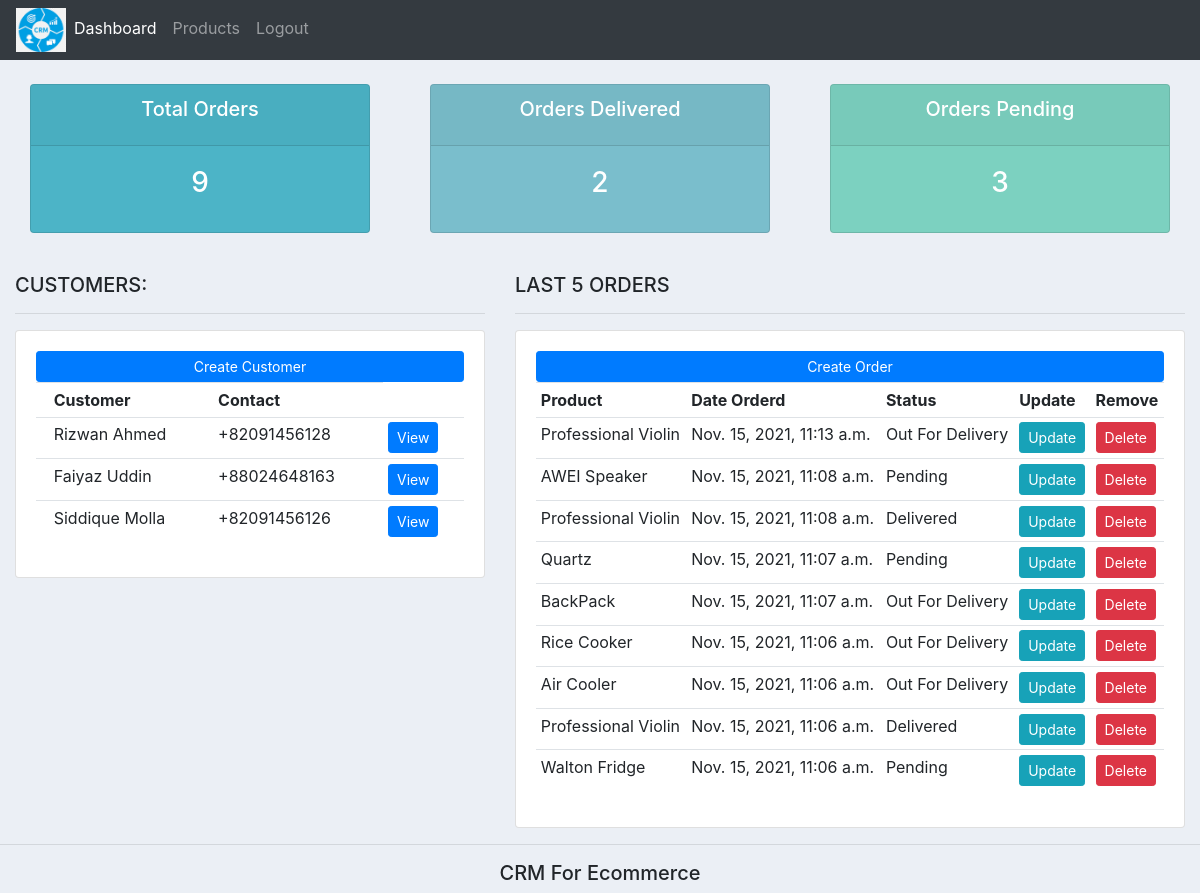
Before: / (signed in) with the older database file.
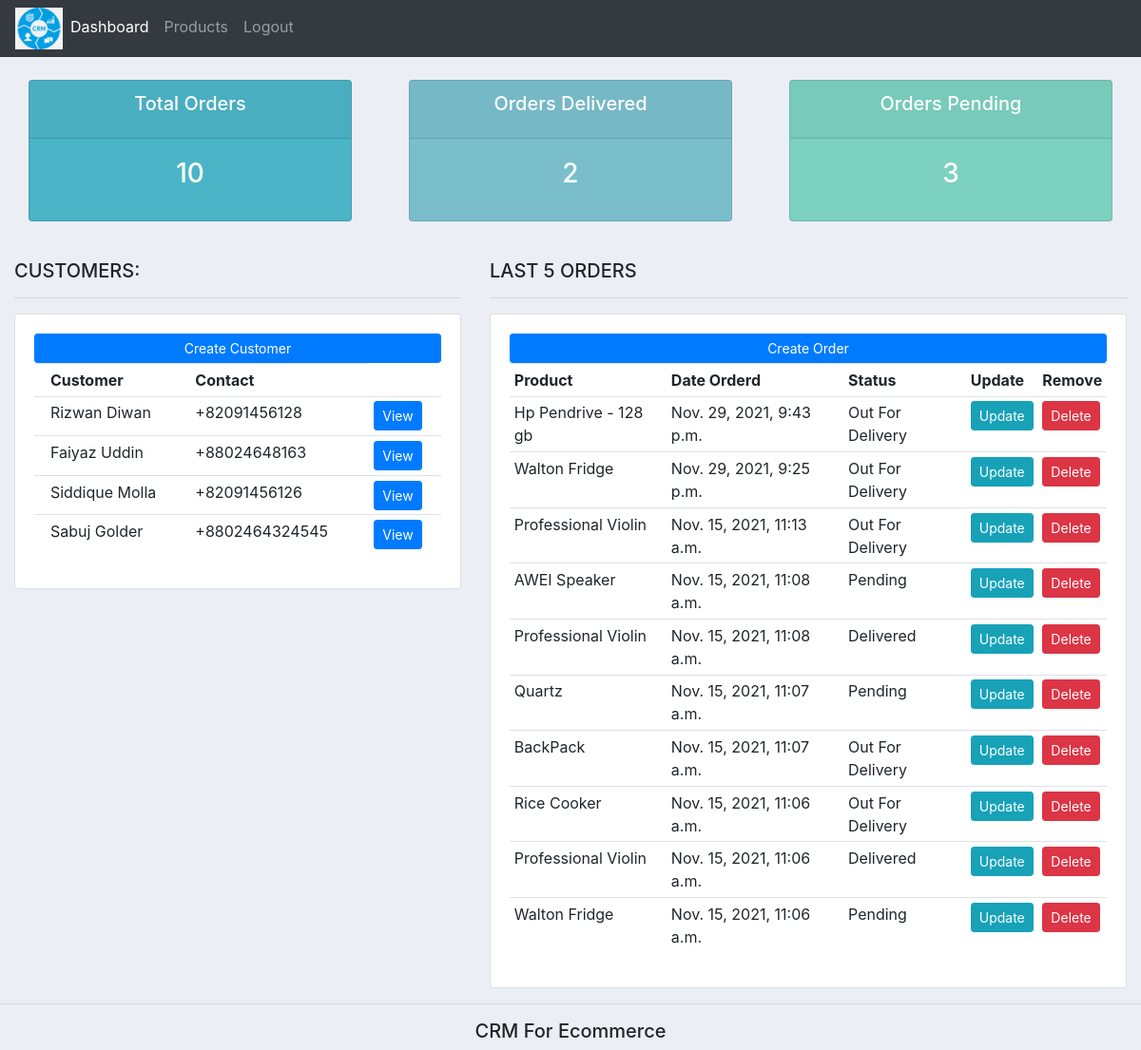
After: the same page with the newer database file.
### accounts/models.py (models this page shows, shortened)
class Customer(models.Model):
    name = models.CharField(max_length=128,null=True)
    phone = models.CharField(max_length = 200,null = True)
    image = models.ImageField(upload_to='profile_pics',null=True,default='default.jpg')
    email = models.EmailField(max_length=200,null=True)
    date_created = models.DateTimeField(null=True,auto_now_add=True)

class Order(models.Model):
    STATUS = (
            ('Pending','Pending'),
            ('Out For Delivery','Out For Delivery'),
            ('Delivered','Delivered')
    )
    customer = models.ForeignKey(Customer,null=True,on_delete=models.CASCADE)
    product = models.ForeignKey(Product,null=True,on_delete=models.CASCADE)
    date_created = models.DateTimeField(auto_now_add=True,null=True)
    status = models.CharField(max_length=200,null=True,choices=STATUS)
    class Meta:
        ordering = ['-date_created',]

class Product(models.Model):
    CATEGORY = (('Indoor','Indoor'),
                ('Out Door', 'OutDoor'))
    name = models.CharField(max_length=200,null=True)
    price = models.FloatField(max_length=200,null=True)
    image = models.ImageField(upload_to='product_image',null=True)
    category = models.CharField(max_length=200,null=True,choices=CATEGORY)
    description = models.CharField(max_length=200,null=True)
    date_created = models.DateTimeField(auto_now_add=True,null=True)
    tags = models.ManyToManyField(Tag)

### accounts/views.py (the view)
# urls.py: 2. Add a URL to urlpatterns:  path('', views.home, name='home')
@login_required
def home(request):
	all_orders = Order.objects.all()
	all_customers = Customer.objects.all()
	total = all_orders.count()
	delivered = Order.objects.filter(status = 'Delivered').count()
	pending =all_orders.filter(status = 'Pending').count()
	dict = {'total':total,'delivered':delivered,'orders':all_orders,
			'pending':pending,'customers':all_customers}
	return render(request,'accounts/dashboard.html',context=dict)

### templates/accounts/dashboard.html
{%  extends 'accounts/main.html' %}
{% block content %}
{%  include 'accounts/status.html' %}
<br>
<div class="row">
	<div class="col-md-5">
		<h5>CUSTOMERS:</h5>
		<hr>
		<div class="card card-body">
			<a class="btn btn-primary  btn-sm btn-block" href="{% url 'create_customer' %}">Create Customer</a>
			<table class="table table-sm">
					<tr>
						<th></th>
						<th>Customer</th>
						<th>Contact</th>
					</tr>
				{% for customer in customers %}
					<tr>
						<td></td>
						<td>{{customer.name}}</td>
						<td>{{customer.phone}}</td>
						<td><a href="{% url 'customers' customer.id %}" class="btn btn-primary btn-sm">View</a></td>
					</tr>
				{% endfor %}
			</table>
		</div>
	</div>
	<div class="col-md-7">
		<h5>LAST 5 ORDERS</h5>
		<hr>
		<div class="card card-body">
			<a class="btn btn-primary  btn-sm btn-block" href="{% url 'create_order' %}">Create Order</a>
			<table class="table table-sm">
				<tr>
					<th>Product</th>
					<th>Date Orderd</th>
					<th>Status</th>
					<th>Update</th>
					<th>Remove</th>
				</tr>
				{% for order in orders %}
					<tr>
						<td>{{order.product.name}}</td>
						<td>{{order.date_created}}</td>
						<td>{{order.status}}</td>
						<td><a class="btn btn-info btn-sm" href="{% url 'update_order' order.id %}">Update</a></td>
						<td><a class="btn btn-danger btn-sm" href="{% url 'delete_order' order.id %}">Delete</a></td>
					</tr>
				{% endfor %}
			</table>
		</div>
	</div>
</div>
{% endblock %}

### templates/accounts/main.html (shortened to what this page needs)
{% load static %}
<!DOCTYPE html>
<html>
<head>
	<link rel="stylesheet" href="https://stackpath.bootstrapcdn.com/bootstrap/4.3.1/css/bootstrap.min.css">
	<link rel="stylesheet" href="{% static 'css/main.css' %}">
</head>
<body>
	{%  include 'accounts/navbar.html' %}
	<div class="container-fluid">
			{% block content %}
			{% endblock %}
  </div>
	<hr>
	<h5 class="text-center">CRM For Ecommerce</h5>
</body>
</html>

### templates/accounts/navbar.html (shortened to what this page needs)
{% load static %}
<nav class="navbar navbar-expand-lg navbar-dark bg-dark">
  <div class="collapse navbar-collapse" id="navbarNav">
    <ul class="navbar-nav">
      <li class="nav-item active">
        <a href="#"><img src="{% static 'crm.png' %}" width="50px"></a>
      </li>
      <li class="nav-item active">
        <a class="nav-link" href="{% url 'home' %}">Dashboard</a>
      </li>
      <li class="nav-item">
        <a class="nav-link" href="{% url 'products' %}">Products</a>
      </li>
      {% if request.user %}
        <li class="nav-item">
          <a class="nav-link" href="{% url 'logout' %}">Logout</a>
        </li>
      {% endif %}
    </ul>
  </div>
</nav>

### templates/accounts/status.html
<br>
<div class="row">
	<div class="col">
		<div class="col-md">
			<div class="card text-center text-white  mb-3" id="total-orders">
			  	<div class="card-header">
			  		<h5 class="card-title">Total Orders</h5>
			  	</div>
			  	<div class="card-body">
			    	<h3 class="card-title">{{total}}</h3>
			  	</div>
			</div>
		</div>
	</div>
	<div class="col">
		<div class="col-md">
			<div class="card text-center text-white  mb-3" id="orders-delivered">
			  	<div class="card-header">
			  		<h5 class="card-title">Orders Delivered</h5>
			  	</div>
			  	<div class="card-body">
			    	<h3 class="card-title">{{delivered}}</h3>
			  	</div>
			</div>
		</div>
	</div>
	<div class="col">
		<div class="col-md">
			<div class="card text-center text-white  mb-3" id="orders-pending">
			  	<div class="card-header">
			  		<h5 class="card-title">Orders Pending</h5>
			  	</div>
			  	<div class="card-body">
			    	<h3 class="card-title">{{pending}}</h3>
			  	</div>
			</div>
		</div>
	</div>
</div>

### static/css/main.css (style rules this page uses)
body { background-color: #ebeff5; }
#total-orders { background-color: #4cb4c7; }
#orders-delivered { background-color: #7abecc; }
#orders-pending { background-color: #7CD1C0; }

Changed rows visible on the page:
removed Order: product.name "Air Cooler", date_created "Nov. 15, 2021, 11:06 a.m.", status "Out For Delivery"
changed Customer: name "Rizwan Ahmed" → "Rizwan Diwan"
added Customer: name "Sabuj Golder", phone "+8802464324545"
added Order: product.name "Hp Pendrive - 128 gb", date_created "Nov. 29, 2021, 9:43 p.m.", status "Out For Delivery"
added Order: product.name "Walton Fridge", date_created "Nov. 29, 2021, 9:25 p.m.", status "Out For Delivery"
Other visible differences:
{{ total }}: "9" → "10"
